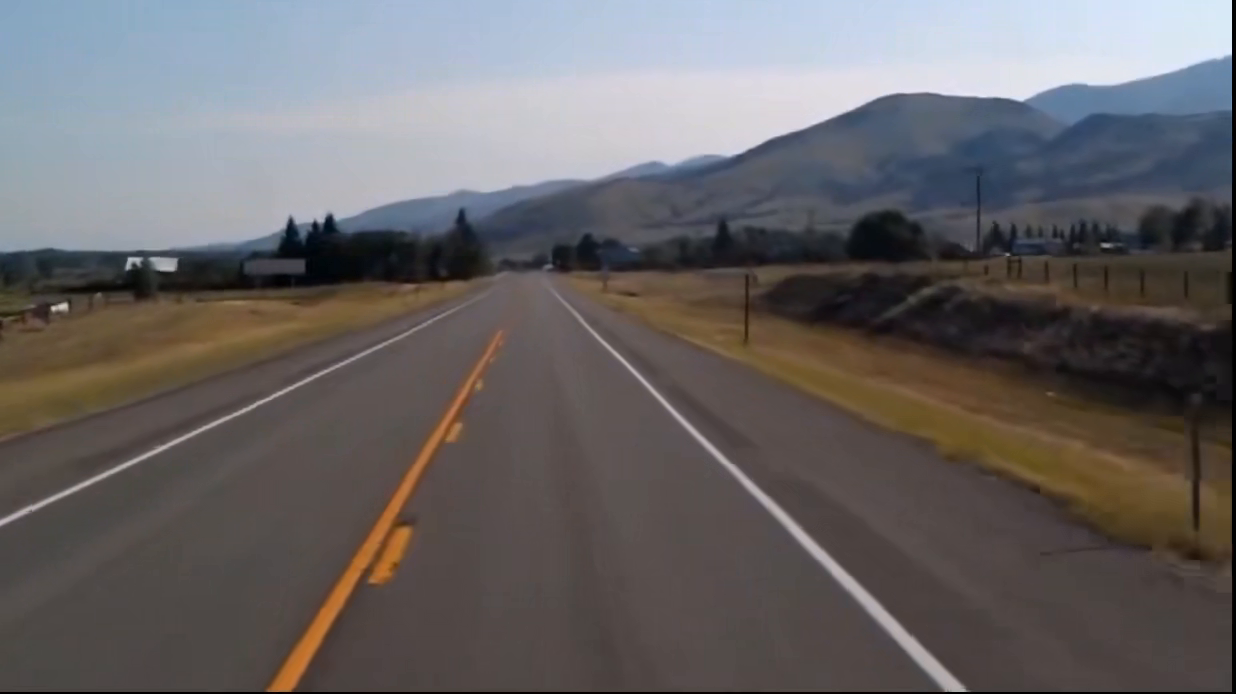
#> input picture frame 65 of PythonProject/resources/testVideo.mp4, 1236 x 694 px
$ python task2-extra.py
#> lines starting #> are read from the running program, lines starting #| are printed output that depends on the picture; after the words box and inside, x2 and y2 are one past the last pixel; in counts of white or black regions, pixels touching at a corner belong together
import cv2
import numpy as np

# ========================= 配置区域 =========================
# 替换为你通过Trackbars得到的最佳HSV范围
LOWER_H, LOWER_S, LOWER_V = 4, 101, 144
UPPER_H, UPPER_S, UPPER_V = 24, 254, 213

# 轮廓面积限制（只识别在这个范围内的目标）
MIN_CONTOUR_AREA = 200  # 最小面积（过滤小噪点）
MAX_CONTOUR_AREA = 5000  # 最大面积（过滤过大区域）

# 多边形拟合的精度系数
POLY_APPROX_EPSILON = 0.02
# ===========================================================

# 1. 打开视频
video_path = "resources/testVideo.mp4"

cap = cv2.VideoCapture(video_path)

# 检查视频是否成功打开
if not cap.isOpened():
    print("视频打开失败")
    exit()

print("视频打开成功！")

# 定义HSV范围
lower_bound = np.array([LOWER_H, LOWER_S, LOWER_V])
upper_bound = np.array([UPPER_H, UPPER_S, UPPER_V])

while True:
    ret, frame = cap.read()
#> frame is the input picture: shape (694, 1236, 3); mean B, G, R 101.1, 100.2, 103.7

    # 视频读取结束时提示
    if not ret:
        print("视频播放完毕，按 q 退出")
        while True:
            if cv2.waitKey(1) & 0xFF == ord('q'):
                break
        break

    # 颜色分割
    hsv = cv2.cvtColor(frame, cv2.COLOR_BGR2HSV)
#> hsv: shape (694, 1236, 3); mean H, S, V 54.8, 52.3, 112.9
    mask = cv2.inRange(hsv, lower_bound, upper_bound)
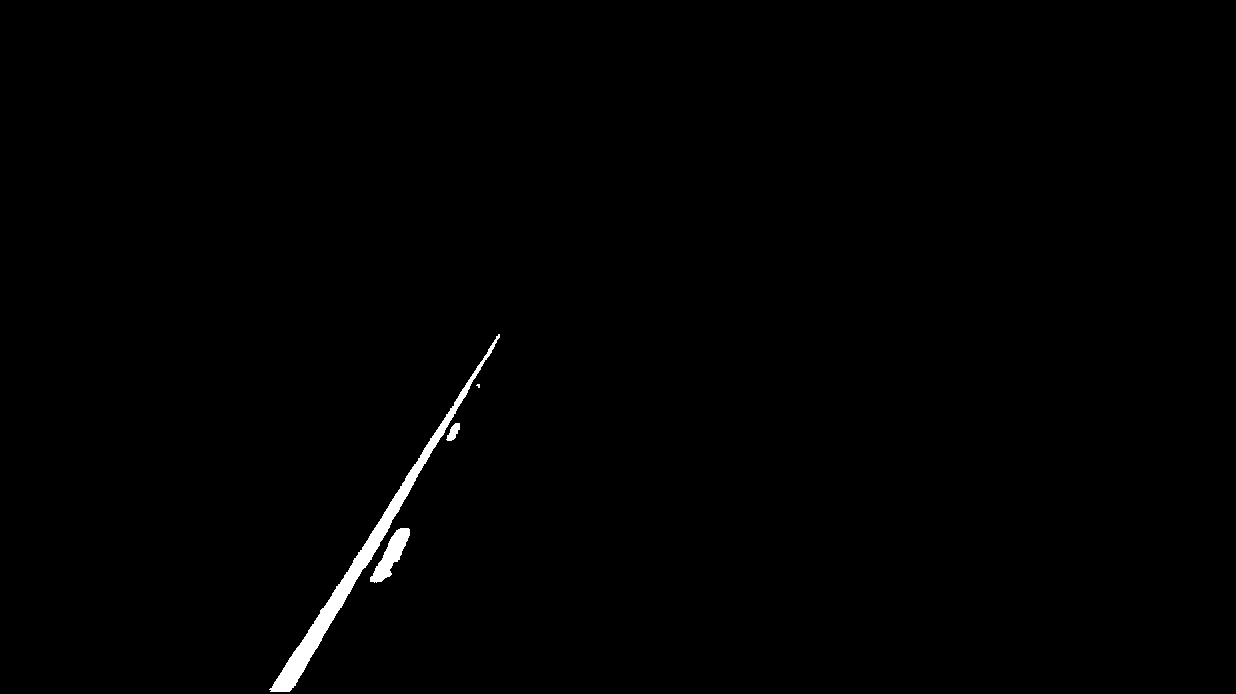
#> mask: shape (694, 1236); 0.66% white; 4 white regions (1 under 20 px), largest, box (x1, y1, x2, y2) and area: (269, 334, 500, 692) 4626, (370, 528, 410, 583) 889, (446, 423, 460, 441) 142

    # 形态学操作
    kernel = np.ones((3, 3), np.uint8)
    mask = cv2.morphologyEx(mask, cv2.MORPH_OPEN, kernel)
#> mask: shape (694, 1236); 0.66% white; 5 white regions (1 under 20 px), largest, box (x1, y1, x2, y2) and area: (271, 361, 484, 692) 4517, (370, 528, 410, 582) 885, (447, 423, 460, 441) 141, (484, 340, 497, 360) 79
    mask = cv2.morphologyEx(mask, cv2.MORPH_CLOSE, kernel)
#> mask: shape (694, 1236); 0.66% white; 4 white regions

    # 查找轮廓
    contours, _ = cv2.findContours(mask, cv2.RETR_EXTERNAL, cv2.CHAIN_APPROX_SIMPLE)
#> contours = 4 contours; box (x1, y1, x2, y2) and area: (271, 361, 484, 692) 4164, (370, 528, 410, 582) 818, (447, 423, 460, 441) 117, (484, 336, 499, 360) 61
    result = frame.copy()

    for contour in contours:
        area = cv2.contourArea(contour)

        # 1. 过滤面积：太小 或 太大 都跳过
        if area < MIN_CONTOUR_AREA or area > MAX_CONTOUR_AREA:
            continue

        # 2. 多边形拟合
        perimeter = cv2.arcLength(contour, True)
        epsilon = POLY_APPROX_EPSILON * perimeter
        approx = cv2.approxPolyDP(contour, epsilon, True)

        # 3. 四边形或五边形才继续
        if len(approx) < 4 or len(approx) > 5:
            continue

        # -------- 满足所有条件：面积合适 + 形状合适 --------
        # 绘制最小外接矩形（绿色）
        rect = cv2.minAreaRect(contour)
        box = cv2.boxPoints(rect)
        box = np.intp(box)
        cv2.drawContours(result, [box], 0, (0, 255, 0), 2)

        # 绘制拟合四边形（红色）
        cv2.drawContours(result, [approx], 0, (0, 0, 255), 2)
#> this loop made 4 passes
#> area on passes 2, 4: 117, 61
#> (area, perimeter, epsilon) on pass 1: (818, 155.9, 3.12)

    # 显示
    cv2.imshow('Result', result)
    # cv2.imshow('Mask', mask)

    # 按 q 退出
    if cv2.waitKey(25) & 0xFF == ord('q'):
#> (key q is pressed here)
        break

cap.release()
cv2.destroyAllWindows()

$ run again, starting later in the video
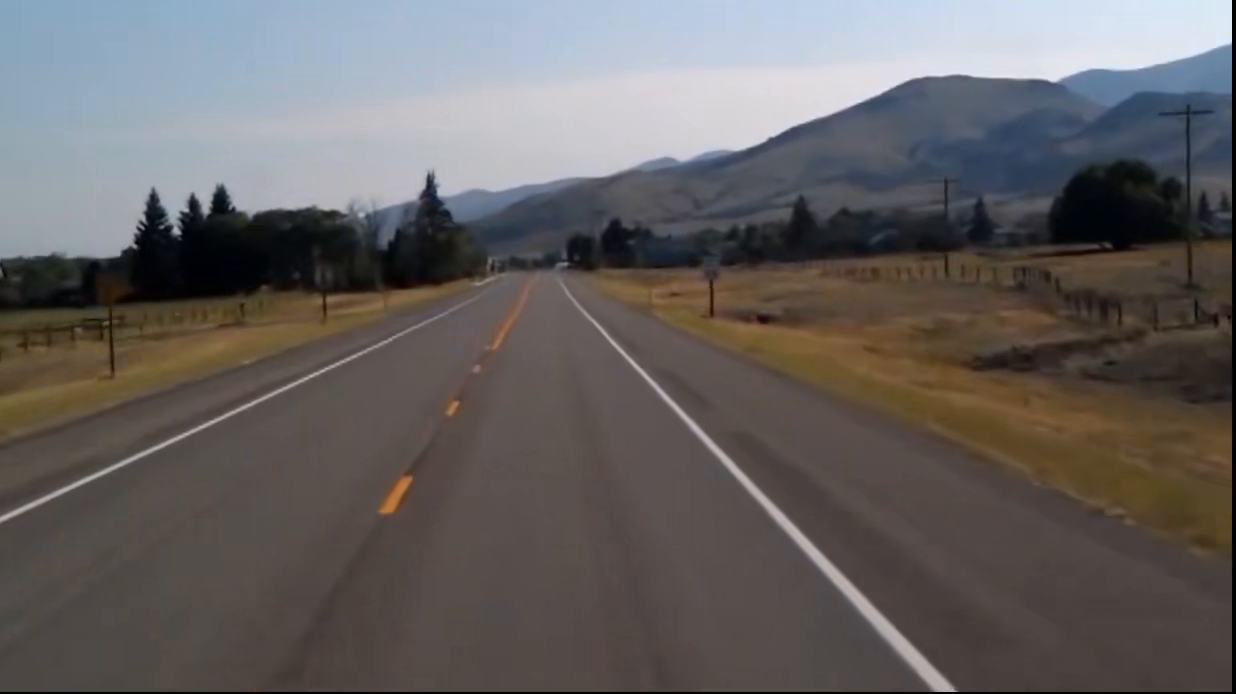
#> input picture frame 296 of PythonProject/resources/testVideo.mp4, 1236 x 694 px
#> frame is the input picture: shape (694, 1236, 3); mean B, G, R 97.2, 97.6, 101.3
#> hsv: shape (694, 1236, 3); mean H, S, V 49.7, 54.6, 109.3
#> `mask = cv2.inRange(hsv, lower_bound, upper_bound)`:
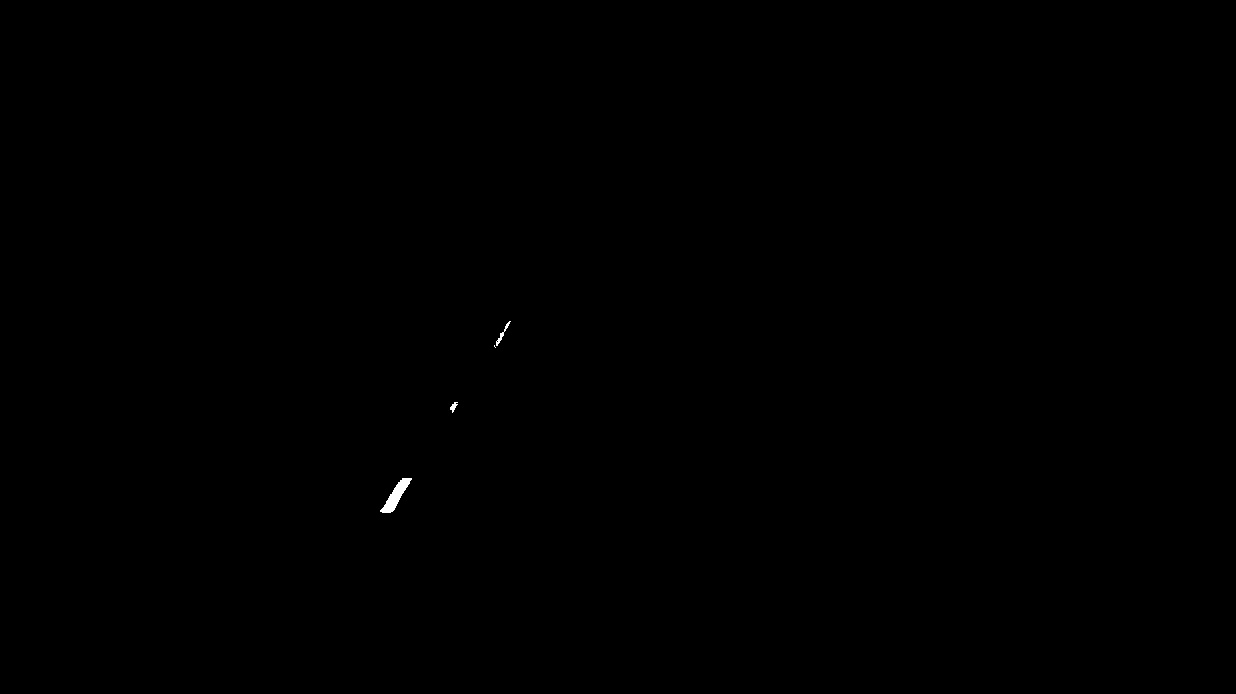
#> mask: shape (694, 1236); 0.06% white; 4 white regions (1 under 20 px), largest, box (x1, y1, x2, y2) and area: (380, 478, 412, 513) 417, (496, 321, 511, 346) 71, (450, 402, 458, 413) 43
#> contours = 3 contours, 2 with area under 20; largest, box (x1, y1, x2, y2) and area: (381, 478, 411, 513) 368
#> the loop `for contour in contours:` made 3 passes
#> (area, perimeter, epsilon, rect, box) on pass 1: (368, 103.7, 2.07, ((395.9, 495), (43.56, 11.15), -59.04), [[389, 516], [379, 510], [402, 473], [411, 479]])
#> after the loop `for contour in contours:`:
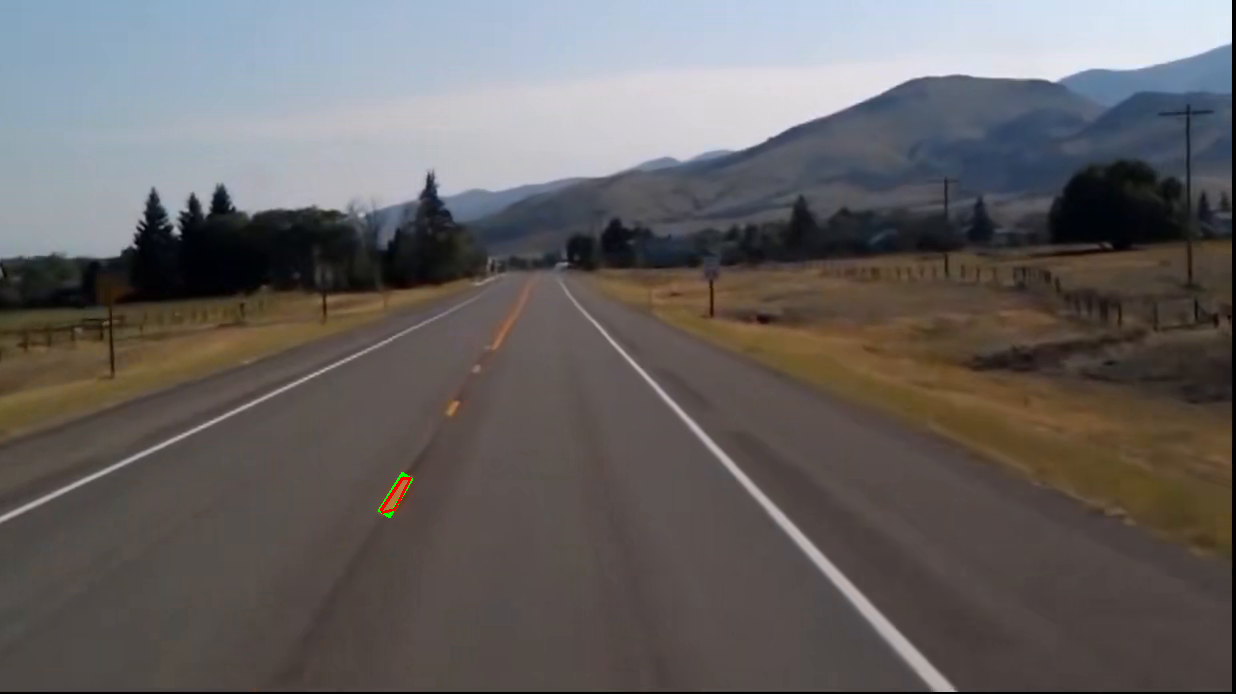
#> result: shape (694, 1236, 3); 0.05% of pixels changed, all inside (x1, y1, x2, y2) = (378, 472, 413, 518)

$ run again, starting later in the video
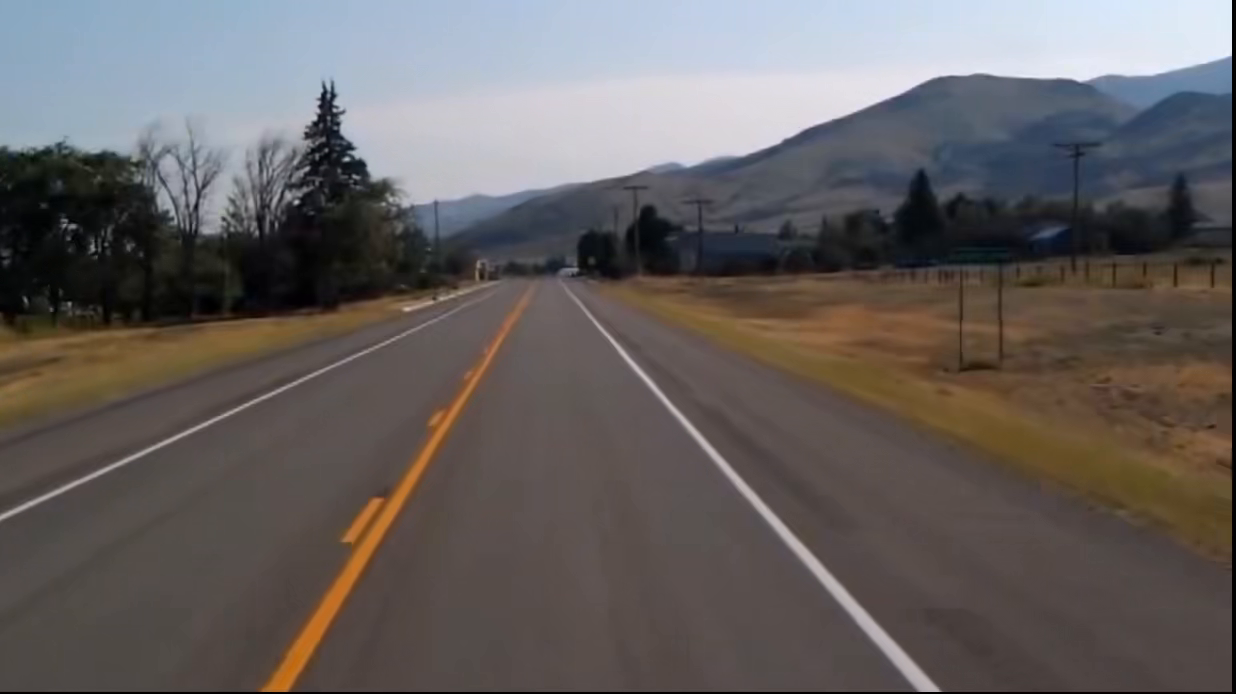
#> input picture frame 527 of PythonProject/resources/testVideo.mp4, 1236 x 694 px
#> frame is the input picture: shape (694, 1236, 3); mean B, G, R 95.4, 96.3, 101.4
#> hsv: shape (694, 1236, 3); mean H, S, V 49.6, 55, 109.1
#> `mask = cv2.inRange(hsv, lower_bound, upper_bound)`:
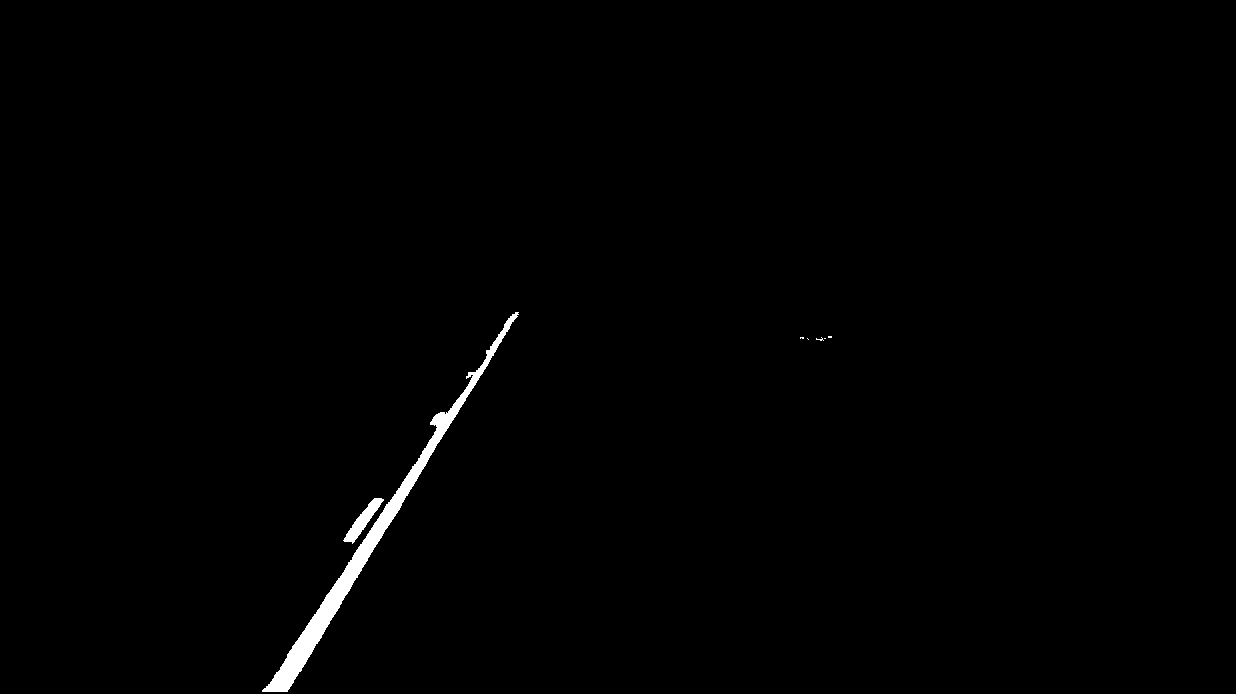
#> mask: shape (694, 1236); 0.73% white; 7 white regions (5 under 20 px), largest, box (x1, y1, x2, y2) and area: (262, 312, 519, 692) 5666, (343, 498, 384, 544) 569
#> contours = 2 contours; box (x1, y1, x2, y2) and area: (263, 312, 518, 692) 5238, (344, 498, 383, 542) 509
#> the loop `for contour in contours:` made 2 passes
#> (area, perimeter, epsilon, approx, rect, box) on pass 1: (509, 129.2, 2.58, [[381, 498], [374, 498], [344, 541], [354, 541]], ((362.6, 519.6), (56.45, 11.47), -55.01), [[351, 545], [341, 539], [374, 493], [383, 499]])
#> after the loop `for contour in contours:`:
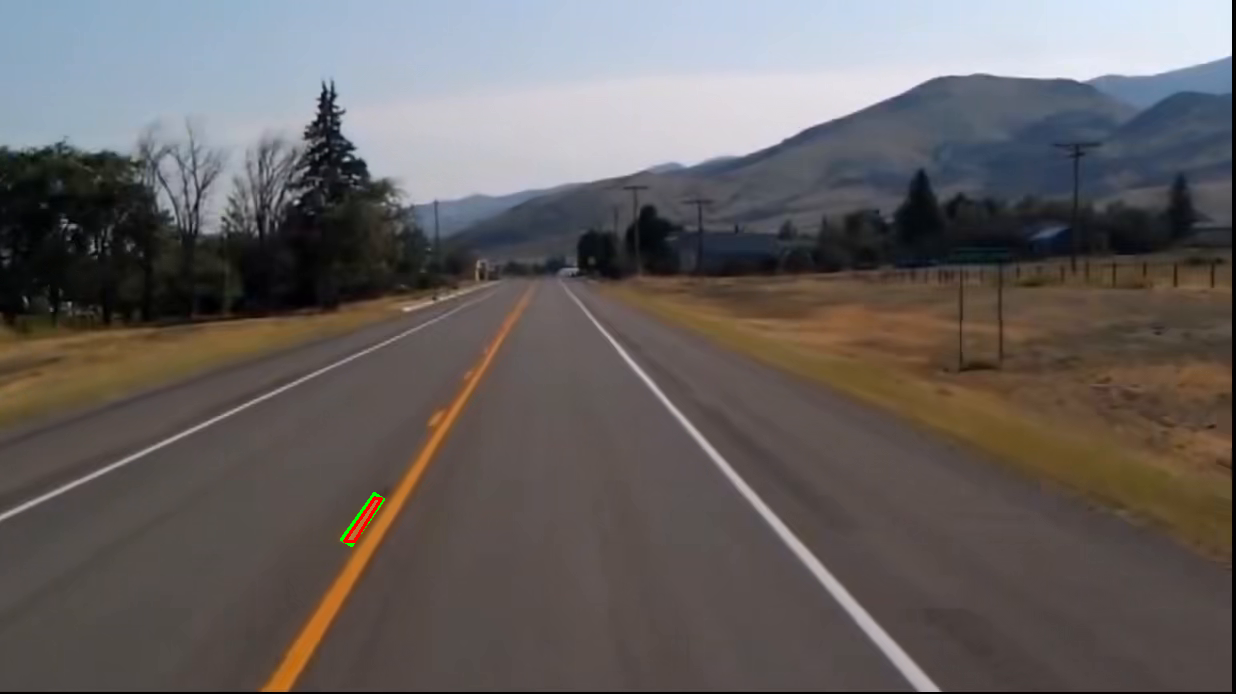
#> result: shape (694, 1236, 3); 0.08% of pixels changed, all inside (x1, y1, x2, y2) = (340, 492, 385, 547)
